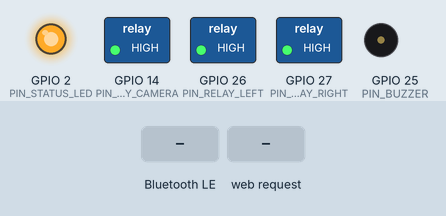
The sketch below on a simulated ESP32. Parts: switched loads named in the sketch (green lamp = pin HIGH), output pins drawn as LEDs (lit = HIGH), buzzer (waves = sounding, pin HIGH). The test bench sets the inputs (shaded band). Nothing arrives over Bluetooth unless stated; a phone connects over Bluetooth LE 3 s after start; what the sketch prints to the serial monitor is not drawn.

Above: at 1.6 s.
1.7 s: Bluetooth LE write "TURN_LEFT" received
At 4.2 s:
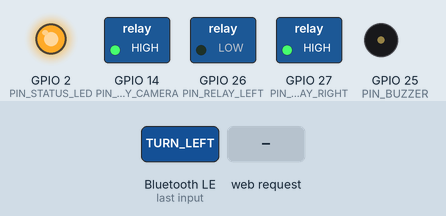
4.5 s: HTTP request GET /api/turn?direction=CAMERA_ON received
At 5.8 s:
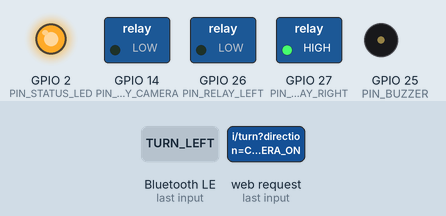
6.1 s: Bluetooth LE write "TURN_RIGHT" received
At 7.3 s:
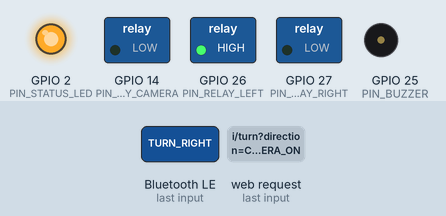
7.7 s: Bluetooth LE write "CAMERA_OFF" received
At 8.9 s:
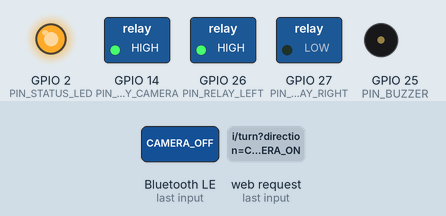
9.2 s: HTTP request GET /api/turn?direction=CAMERA_ON received
At 10.8 s:
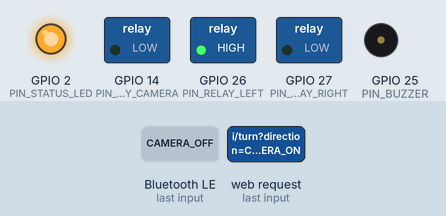
Timing chart, 0 to 11.8 s (numbered marks = the images above; inputs shaded):
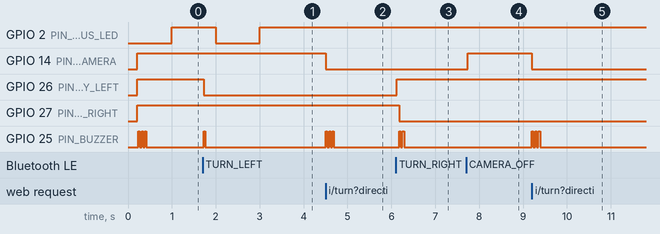

The sketch:

GPS_Smart_Turn_Signal_ESP32.ino
```cpp
/*
 * ==============================================================================
 * DỰ ÁN: GPS SMART TURN SIGNAL - FIRMWARE ESP32 (V1.1 - THÊM ĐÈN SỐ 3 CAMERA)
 * ==============================================================================
 * Tác giả: HuyTranst
 * Chức năng:
 *  - Relay 1: Xi nhan TRÁI (Kích hoạt khi sắp rẽ trái)
 *  - Relay 2: Xi nhan PHẢI (Kích hoạt khi sắp rẽ phải)
 *  - Relay 3: Đèn số 3 (Kích hoạt khi cách Camera giao thông 500m)
 * Tính năng an toàn:
 *  - Tự động tắt độc lập bằng Watchdog phần mềm (Mặc định 50 giây cho xi nhan, 60 giây cho camera)
 *  - Khóa liên động cứng: Tuyệt đối KHÔNG BAO GIỜ bật đồng thời xi nhan trái & phải
 *  - Khởi động an toàn: Toàn bộ Relay luôn ở trạng thái OFF khi ESP32 khởi động/reset
 *  - Hỗ trợ đồng thời Bluetooth Low Energy (BLE) và WebServer HTTP nội bộ
 * ==============================================================================
 */

#include <Arduino.h>
#include <WiFi.h>
#include <WebServer.h>
#include <BLEDevice.h>
#include <BLEServer.h>
#include <BLEUtils.h>
#include <BLE2902.h>

// ======================= CẤU HÌNH PHẦN CỨNG GPIO =======================
#define PIN_RELAY_LEFT       26  // Relay 1: Xi nhan TRÁI
#define PIN_RELAY_RIGHT      27  // Relay 2: Xi nhan PHẢI
#define PIN_RELAY_CAMERA     14  // Relay 3: ĐÈN SỐ 3 - Cảnh báo Camera giao thông
#define PIN_STATUS_LED       2   // Đèn LED báo hiệu trạng thái (Onboard LED ESP32)
#define PIN_BUZZER           25  // Còi bíp cảnh báo

// Đa số module Relay trên thị trường kích mức THẤP (Active LOW)
#define RELAY_ACTIVE_LEVEL   LOW
#define RELAY_INACTIVE_LEVEL HIGH

// ======================= CẤU HÌNH BLE GATT =======================
#define BLE_DEVICE_NAME      "GPS_Turn_Signal"
#define SERVICE_UUID         "4FAFC201-1FB5-459E-8FCC-C5C9C331914B"
#define CHARACTERISTIC_CMD   "BEB5483E-36E1-4688-B7F5-EA07361B26A8"
#define CHARACTERISTIC_STATE "1C95D5E3-D6F7-413A-AEB2-E8330D644D7B"

// ======================= CẤU HÌNH WI-FI =======================
const char* AP_SSID = "GPS_Smart_Signal";
const char* AP_PASS = "12345678";
WebServer server(80);

// ======================= BIẾN TRẠNG THÁI VÀ BỘ ĐẾM =======================
bool isLeftActive = false;
bool isRightActive = false;
bool isCameraActive = false;

unsigned long autoTurnOffDurationMs = 180000;   // Mặc định 180 giây (3 phút) tự tắt xi nhan
unsigned long autoCameraOffDurationMs = 180000; // Mặc định 180 giây tự tắt đèn camera bảo vệ ắc quy
unsigned long relayStartTimeMs = 0;
unsigned long cameraStartTimeMs = 0;

BLEServer* pServer = nullptr;
BLECharacteristic* pCmdCharacteristic = nullptr;
BLECharacteristic* pStatusCharacteristic = nullptr;
bool bleDeviceConnected = false;

// ======================= NGUYÊN MẪU HÀM =======================
void turnOffAllRelays();
void activateLeftRelay();
void activateRightRelay();
void activateCameraRelay();
void deactivateCameraRelay();
void updateStatusBroadcast();
String getStatusJson();
void beepBuzzer(int count);

// ======================= BLE CALLBACKS =======================
class MyServerCallbacks : public BLEServerCallbacks {
    void onConnect(BLEServer* pServer) override {
        bleDeviceConnected = true;
        digitalWrite(PIN_STATUS_LED, HIGH);
        Serial.println("[BLE] iPhone đã kết nối thành công!");
    }

    void onDisconnect(BLEServer* pServer) override {
        bleDeviceConnected = false;
        digitalWrite(PIN_STATUS_LED, LOW);
        Serial.println("[BLE] iPhone đã ngắt kết nối. Đang phát lại quảng bá...");
        BLEDevice::startAdvertising();
    }
};

class CommandCallbacks : public BLECharacteristicCallbacks {
    void onWrite(BLECharacteristic* pCharacteristic) override {
        String value = pCharacteristic->getValue().c_str();
        value.trim();
        if (value.length() == 0) return;

        Serial.print("[BLE CMD] Nhận lệnh: ");
        Serial.println(value);

        if (value.indexOf("TURN_LEFT") >= 0) {
            activateLeftRelay();
        } else if (value.indexOf("TURN_RIGHT") >= 0) {
            activateRightRelay();
        } else if (value.indexOf("TURN_OFF") >= 0) {
            turnOffAllRelays();
        } else if (value.indexOf("CAMERA_ON") >= 0 || value.indexOf("CAM_ON") >= 0) {
            activateCameraRelay();
        } else if (value.indexOf("CAMERA_OFF") >= 0 || value.indexOf("CAM_OFF") >= 0) {
            deactivateCameraRelay();
        } else if (value.indexOf("CONFIG:DURATION=") >= 0) {
            int idx = value.indexOf("=") + 1;
            int sec = value.substring(idx).toInt();
            if (sec >= 5 && sec <= 600) {
                autoTurnOffDurationMs = sec * 1000UL;
                Serial.printf("[CONFIG] Đã cập nhật thời gian tự tắt: %d giây\n", sec);
            }
        }
        updateStatusBroadcast();
    }
};

// ======================= HTTP REST API HANDLERS =======================
void handleTurn() {
    if (server.hasArg("direction")) {
        String dir = server.arg("direction");
        dir.toLowerCase();
        if (dir == "left") {
            activateLeftRelay();
        } else if (dir == "right") {
            activateRightRelay();
        } else if (dir == "off") {
            turnOffAllRelays();
        } else if (dir == "camera_on" || dir == "cam_on") {
            activateCameraRelay();
        } else if (dir == "camera_off" || dir == "cam_off") {
            deactivateCameraRelay();
        }
        updateStatusBroadcast();
        server.send(200, "application/json", getStatusJson());
    } else {
        server.send(400, "text/plain", "Missing direction param (left|right|off|camera_on|camera_off)");
    }
}

void handleStatus() {
    server.send(200, "application/json", getStatusJson());
}

void handleConfig() {
    if (server.hasArg("duration")) {
        int sec = server.arg("duration").toInt();
        if (sec >= 5 && sec <= 600) {
            autoTurnOffDurationMs = sec * 1000UL;
            Serial.printf("[HTTP CONFIG] Cập nhật tự tắt xi nhan: %d giây\n", sec);
            server.send(200, "application/json", "{\"status\":\"ok\",\"duration_sec\":" + String(sec) + "}");
            return;
        }
    }
    server.send(400, "text/plain", "Invalid duration");
}

// ======================= LOGIC ĐIỀU KHIỂN RELAY AN TOÀN =======================

/// Tắt toàn bộ relay về trạng thái an toàn
void turnOffAllRelays() {
    digitalWrite(PIN_RELAY_LEFT, RELAY_INACTIVE_LEVEL);
    digitalWrite(PIN_RELAY_RIGHT, RELAY_INACTIVE_LEVEL);
    digitalWrite(PIN_RELAY_CAMERA, RELAY_INACTIVE_LEVEL);
    isLeftActive = false;
    isRightActive = false;
    isCameraActive = false;
    relayStartTimeMs = 0;
    cameraStartTimeMs = 0;
    Serial.println("[RELAY] Tất cả Relay (Trái, Phải, Đèn số 3 Camera): OFF");
}

/// Kích hoạt relay Trái (Đảm bảo ngắt relay Phải trước)
void activateLeftRelay() {
    if (isRightActive) {
        digitalWrite(PIN_RELAY_RIGHT, RELAY_INACTIVE_LEVEL);
        isRightActive = false;
        delay(50);
    }
    digitalWrite(PIN_RELAY_LEFT, RELAY_ACTIVE_LEVEL);
    isLeftActive = true;
    relayStartTimeMs = millis();
    beepBuzzer(1);
    Serial.println("[RELAY] Xi nhan TRÁI: ON");
}

/// Kích hoạt relay Phải (Đảm bảo ngắt relay Trái trước)
void activateRightRelay() {
    if (isLeftActive) {
        digitalWrite(PIN_RELAY_LEFT, RELAY_INACTIVE_LEVEL);
        isLeftActive = false;
        delay(50);
    }
    digitalWrite(PIN_RELAY_RIGHT, RELAY_ACTIVE_LEVEL);
    isRightActive = true;
    relayStartTimeMs = millis();
    beepBuzzer(2);
    Serial.println("[RELAY] Xi nhan PHẢI: ON");
}

/// Kích hoạt relay 3: BẬT ĐÈN SỐ 3 CẢNH BÁO CAMERA GIAO THÔNG (500M)
void activateCameraRelay() {
    digitalWrite(PIN_RELAY_CAMERA, RELAY_ACTIVE_LEVEL);
    isCameraActive = true;
    cameraStartTimeMs = millis();
    beepBuzzer(3); // Bíp 3 tiếng dồn dập cảnh báo có camera
    Serial.println("[RELAY] ĐÈN SỐ 3 (CAMERA GIAO THÔNG 500M): ON");
}

/// Tắt relay 3: TẮT ĐÈN SỐ 3 CẢNH BÁO CAMERA
void deactivateCameraRelay() {
    digitalWrite(PIN_RELAY_CAMERA, RELAY_INACTIVE_LEVEL);
    isCameraActive = false;
    cameraStartTimeMs = 0;
    Serial.println("[RELAY] ĐÈN SỐ 3 (CAMERA GIAO THÔNG): OFF");
}

/// Phát tiếng bíp cảnh báo
void beepBuzzer(int count) {
    for (int i = 0; i < count; i++) {
        digitalWrite(PIN_BUZZER, HIGH);
        delay(35);
        digitalWrite(PIN_BUZZER, LOW);
        if (i < count - 1) delay(40);
    }
}

/// Tạo chuỗi JSON báo cáo trạng thái hệ thống
String getStatusJson() {
    int remainingSec = 0;
    if (isLeftActive || isRightActive) {
        unsigned long elapsed = millis() - relayStartTimeMs;
        if (elapsed < autoTurnOffDurationMs) {
            remainingSec = (autoTurnOffDurationMs - elapsed) / 1000UL;
        }
    }

    String json = "{";
    json += "\"left\":" + String(isLeftActive ? "true" : "false") + ",";
    json += "\"right\":" + String(isRightActive ? "true" : "false") + ",";
    json += "\"camera\":" + String(isCameraActive ? "true" : "false") + ",";
    json += "\"remaining_sec\":" + String(remainingSec) + ",";
    json += "\"duration_sec\":" + String(autoTurnOffDurationMs / 1000UL) + ",";
    json += "\"ble_connected\":" + String(bleDeviceConnected ? "true" : "false");
    json += "}";
    return json;
}

/// Gửi thông báo trạng thái cập nhật qua BLE Notify
void updateStatusBroadcast() {
    if (bleDeviceConnected && pStatusCharacteristic != nullptr) {
        String status = getStatusJson();
        pStatusCharacteristic->setValue(status.c_str());
        pStatusCharacteristic->notify();
    }
}

// ======================= SETUP =======================
void setup() {
    Serial.begin(115200);
    delay(200);
    Serial.println("\n\n==================================================");
    Serial.println("  KHỞI ĐỘNG HỆ THỐNG GPS SMART TURN SIGNAL ESP32");
    Serial.println("  HỖ TRỢ RELAY 1 (TRÁI), RELAY 2 (PHẢI), RELAY 3 (CAMERA)");
    Serial.println("==================================================");

    // BẢO VỆ AN TOÀN: Đặt mức điện áp INACTIVE TRƯỚC KHI pinMode OUTPUT
    digitalWrite(PIN_RELAY_LEFT, RELAY_INACTIVE_LEVEL);
    digitalWrite(PIN_RELAY_RIGHT, RELAY_INACTIVE_LEVEL);
    digitalWrite(PIN_RELAY_CAMERA, RELAY_INACTIVE_LEVEL);
    digitalWrite(PIN_STATUS_LED, LOW);
    digitalWrite(PIN_BUZZER, LOW);

    pinMode(PIN_RELAY_LEFT, OUTPUT);
    pinMode(PIN_RELAY_RIGHT, OUTPUT);
    pinMode(PIN_RELAY_CAMERA, OUTPUT);
    pinMode(PIN_STATUS_LED, OUTPUT);
    pinMode(PIN_BUZZER, OUTPUT);

    // 1. Cấu hình Wi-Fi SoftAP
    WiFi.mode(WIFI_AP);
    WiFi.softAP(AP_SSID, AP_PASS);
    Serial.print("[WIFI AP] Đã phát mạng Wi-Fi: ");
    Serial.println(AP_SSID);
    Serial.print("[WIFI AP] Địa chỉ IP ESP32: ");
    Serial.println(WiFi.softAPIP());

    server.on("/api/turn", HTTP_GET, handleTurn);
    server.on("/api/status", HTTP_GET, handleStatus);
    server.on("/api/config", HTTP_POST, handleConfig);
    server.begin();
    Serial.println("[HTTP] WebServer HTTP sẵn sàng trên cổng 80");

    // 2. Cấu hình Bluetooth Low Energy (BLE)
    BLEDevice::init(BLE_DEVICE_NAME);
    pServer = BLEDevice::createServer();
    pServer->setCallbacks(new MyServerCallbacks());

    BLEService* pService = pServer->createService(SERVICE_UUID);

    pCmdCharacteristic = pService->createCharacteristic(
        CHARACTERISTIC_CMD,
        BLECharacteristic::PROPERTY_WRITE | BLECharacteristic::PROPERTY_WRITE_NR
    );
    pCmdCharacteristic->setCallbacks(new CommandCallbacks());

    pStatusCharacteristic = pService->createCharacteristic(
        CHARACTERISTIC_STATE,
        BLECharacteristic::PROPERTY_READ | BLECharacteristic::PROPERTY_NOTIFY
    );
    pStatusCharacteristic->addDescriptor(new BLE2902());

    pService->start();

    BLEAdvertising* pAdvertising = BLEDevice::getAdvertising();
    pAdvertising->addServiceUUID(SERVICE_UUID);
    pAdvertising->setScanResponse(true);
    pAdvertising->setMinPreferred(0x06);
    pAdvertising->setMinPreferred(0x12);
    BLEDevice::startAdvertising();

    Serial.println("[BLE] GATT Server đã khởi động. Đang phát quảng bá...");
    beepBuzzer(3);
}

// ======================= LOOP CHÍNH =======================
void loop() {
    // 1. Phục vụ yêu cầu HTTP từ iPhone
    server.handleClient();

    // 2. WATCHDOG TIMER TỰ TẮT XI NHAN (Mặc định 50 giây)
    if (isLeftActive || isRightActive) {
        if (millis() - relayStartTimeMs >= autoTurnOffDurationMs) {
            Serial.printf("[WATCHDOG] Hết thời gian xi nhan %lu giây. TỰ ĐỘNG TẮT!\n", autoTurnOffDurationMs / 1000UL);
            digitalWrite(PIN_RELAY_LEFT, RELAY_INACTIVE_LEVEL);
            digitalWrite(PIN_RELAY_RIGHT, RELAY_INACTIVE_LEVEL);
            isLeftActive = false;
            isRightActive = false;
            relayStartTimeMs = 0;
            updateStatusBroadcast();
            beepBuzzer(1);
        }
    }

    // 3. WATCHDOG TIMER TỰ TẮT ĐÈN SỐ 3 CAMERA (Mặc định 60 giây nếu app mất kết nối)
    if (isCameraActive) {
        if (millis() - cameraStartTimeMs >= autoCameraOffDurationMs) {
            Serial.println("[WATCHDOG] Quá 60 giây không có lệnh mới. TỰ ĐỘNG TẮT ĐÈN CAMERA SỐ 3!");
            deactivateCameraRelay();
            updateStatusBroadcast();
        }
    }

    // Nhấp nháy LED trạng thái nếu chưa kết nối BLE
    if (!bleDeviceConnected) {
        static unsigned long lastBlinkMs = 0;
        if (millis() - lastBlinkMs > 1000) {
            lastBlinkMs = millis();
            digitalWrite(PIN_STATUS_LED, !digitalRead(PIN_STATUS_LED));
        }
    }

    delay(5);
}
```

Measured:
- after the input at 1.7 s, GPIO 26 (PIN_RELAY_LEFT): HIGH → LOW at once; GPIO 25 (PIN_BUZZER): LOW → HIGH at once, → LOW 0.04 s later
- after the input at 4.5 s, GPIO 14 (PIN_RELAY_CAMERA): HIGH → LOW at once; GPIO 25 (PIN_BUZZER): alternates HIGH for 0.04 s and LOW for 0.04 s, 6 changes in all, then stays LOW, starting at once
- after the input at 6.1 s, GPIO 26 (PIN_RELAY_LEFT): LOW → HIGH at once; GPIO 27 (PIN_RELAY_RIGHT): HIGH → LOW after 0.08 s; GPIO 25 (PIN_BUZZER): alternates HIGH for 0.04 s and LOW for 0.04 s, 4 changes in all, then stays LOW, starting after 0.08 s
- after the input at 7.7 s, GPIO 14 (PIN_RELAY_CAMERA): LOW → HIGH at once
- after the input at 9.2 s, GPIO 14 (PIN_RELAY_CAMERA): HIGH → LOW at once; GPIO 25 (PIN_BUZZER): alternates HIGH for 0.04 s and LOW for 0.04 s, 6 changes in all, then stays LOW, starting at once
